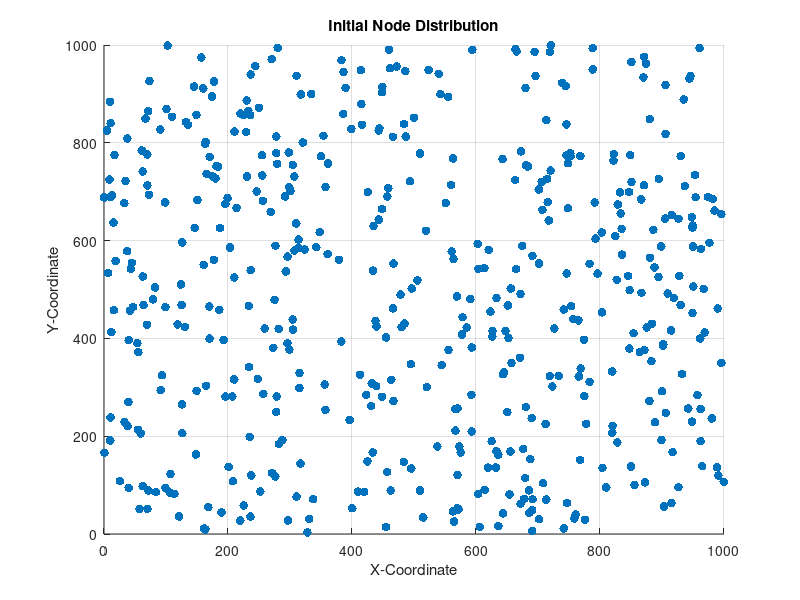

Recreate this plot in MATLAB. (Note: this script raises an error after producing the figure.)
function  quantum_machine_learning()
%  Quantum AI and Hybrid Optimization
% Nodes: 500
% Parameters
numNodes = 500;              % Number of nodes
area = 1000;                 % Area size (1000 x 1000)
maxEnergy = 2;               % Max for each node
thresholdEnergy = 0.5;       % Threshold energy for clustering
numClusters = 10;            % Predefined number of clusters

% Node Initialization
nodes.x = rand(1, numNodes) * area;
nodes.y = rand(1, numNodes) * area;
nodes.energy = rand(1, numNodes) * maxEnergy;  % Random energy levels

% Plot initial nodes
figure(6);
scatter(nodes.x, nodes.y, 40, 'filled');
title('Initial Node Distribution');
xlabel('X-Coordinate');
ylabel('Y-Coordinate');
grid on;
hold on;

% Cluster Center Initialization (Quantum-inspired Random Search)
clusterCenters.x = rand(1, numClusters) * area;
clusterCenters.y = rand(1, numClusters) * area;

% Calculate Initial Energy Consumption
initialEnergy = clusterEnergyEfficiency([clusterCenters.x, clusterCenters.y], nodes, numClusters);

% Hybrid Optimization (Particle Swarm Optimization + Genetic Algorithm)
options = optimoptions('particleswarm', 'HybridFcn', @fmincon, 'Display', 'off');
objectiveFunction = @(centers) clusterEnergyEfficiency(centers, nodes, numClusters);

% Flatten cluster center coordinates
initCenters = [clusterCenters.x, clusterCenters.y];

% Run Optimization
[optimizedCenters, ~] = particleswarm(objectiveFunction, numClusters * 2, zeros(1, numClusters * 2), area * ones(1, numClusters * 2), options);

% Extract Optimized Cluster Centers
optimizedClusterCenters.x = optimizedCenters(1:numClusters);
optimizedClusterCenters.y = optimizedCenters(numClusters+1:end);

% Calculate Optimized Energy Consumption
optimizedEnergy = clusterEnergyEfficiency(optimizedCenters, nodes, numClusters);

% Recalculate Cluster Assignment
clusters = assignNodesToClusters(nodes, optimizedClusterCenters);

% Plot Results
figure(7);
scatter(nodes.x, nodes.y, 30, 'filled'); hold on;
for i = 1:numClusters
    clusterNodes = clusters{i};
    scatter(clusterNodes.x, clusterNodes.y, 30, 'filled'); hold on;
    plot(optimizedClusterCenters.x(i), optimizedClusterCenters.y(i), 'kp', 'MarkerSize', 12, 'LineWidth', 2); 
end
title('Optimized Efficient Clustering');
legend('Cluster Centers');
xlabel('X-Coordinate');
ylabel('Y-Coordinate');
grid on;

% Plot Initial vs Optimized Energy
figure(8);
bar([initialEnergy, optimizedEnergy]);
set(gca, 'XTickLabel', {'Initial', 'Optimized'});
ylabel('Consumption');
title('Comparison of Initial and Optimized');
grid on;

% Display Energy Values
fprintf('Initial : %.2f\n', initialEnergy);
fprintf('Optimized : %.2f\n', optimizedEnergy);

% Objective Function Definition
function totalEnergy = clusterEnergyEfficiency(centers, nodes, numClusters)
    clusterCenters.x = centers(1:numClusters);
    clusterCenters.y = centers(numClusters+1:end);
    clusters = assignNodesToClusters(nodes, clusterCenters);
    totalEnergy = 0;
    for i = 1:numClusters
        clusterNodes = clusters{i};
        if ~isempty(clusterNodes)
            energyCost = sum(sqrt((clusterNodes.x - clusterCenters.x(i)).^2 + ...
                                  (clusterNodes.y - clusterCenters.y(i)).^2));
            totalEnergy = totalEnergy + energyCost;
        end
    end
end

% Assign Nodes to Clusters Function
function clusters = assignNodesToClusters(nodes, clusterCenters)
    numNodes = length(nodes.x);
    numClusters = length(clusterCenters.x);
    distances = zeros(numNodes, numClusters);
    for i = 1:numClusters
        distances(:, i) = sqrt((nodes.x - clusterCenters.x(i)).^2 + ...
                               (nodes.y - clusterCenters.y(i)).^2);
    end
    [~, clusterIdx] = min(distances, [], 2);
    for j = 1:numClusters
        idx = find(clusterIdx == j);
        clusters{j}.x = nodes.x(idx);
        clusters{j}.y = nodes.y(idx);
        clusters{j}.energy = nodes.energy(idx);
    end
end
end